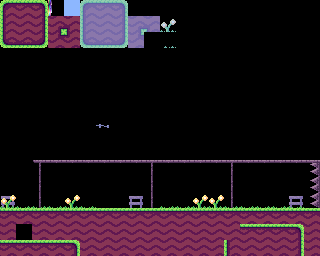

Below is a game level as drawn by its tile map, then a one-line description and the .tmx file that defines it, in full:
An orthogonal 20x16 tile map with 16x16 px tiles, 2 tile layers (BackTiles, Tiles) and 12 objects (2x ground, 2x teleporter, 2x door, 2x key, player, ...).

<map version="1.10" tiledversion="1.11.2" orientation="orthogonal" renderorder="right-down" width="20" height="16" tilewidth="16" tileheight="16" infinite="0" nextlayerid="6" nextobjectid="44">
 <editorsettings>
  <export target="test.lua" format="lua" />
 </editorsettings>
 <properties>
  <property name="DEBUG" type="bool" value="true" />
  <property name="dialog_name" value="none" />
  <property name="level_name" value="test level" />
 </properties>
 <tileset firstgid="1" name="tiles" tilewidth="16" tileheight="16" tilecount="256" columns="16">
  <image source="../graphics/tiles.png" width="256" height="256" />
 </tileset>
 <layer id="5" name="BackTiles" width="20" height="16" tintcolor="#ffffff">
  <data encoding="csv">
0,0,0,0,0,0,0,0,0,0,0,0,0,0,0,0,0,0,0,0,
0,0,0,0,0,0,0,0,0,0,0,0,0,0,0,0,0,0,0,0,
0,0,0,0,0,0,0,0,0,0,0,0,0,0,0,0,0,0,0,0,
0,0,0,0,0,0,0,0,0,0,0,0,0,0,0,0,0,0,0,0,
0,0,0,0,0,0,0,0,0,0,0,0,0,0,0,0,0,0,0,0,
0,0,0,0,0,0,0,0,0,0,0,0,0,0,0,0,0,0,0,0,
0,0,0,0,0,0,0,0,0,0,0,0,0,0,0,0,0,0,0,0,
0,0,0,0,0,0,0,0,0,0,0,0,0,0,0,0,0,0,0,0,
0,0,0,0,0,0,0,0,0,0,0,0,0,0,0,0,0,0,0,0,
0,0,0,0,0,0,0,0,0,0,0,0,0,0,0,0,0,0,0,0,
0,0,66,0,0,0,0,0,0,66,0,0,0,0,66,0,0,0,0,82,
0,0,66,0,0,0,0,0,0,66,0,0,0,0,66,0,0,0,0,0,
52,0,66,0,0,0,0,0,0,66,0,0,0,0,66,0,0,0,52,0,
0,0,0,0,0,0,0,0,0,0,0,0,0,0,0,0,0,0,0,0,
0,0,0,0,0,0,0,0,0,0,0,0,0,0,18,0,0,0,18,0,
0,0,0,0,18,0,0,0,0,0,0,0,0,0,0,0,0,0,0,0
</data>
 </layer>
 <layer id="1" name="Tiles" width="20" height="16">
  <data encoding="csv">
1,2,3,4,5,6,7,8,9,10,11,0,0,0,0,0,0,0,0,0,
17,18,19,20,21,22,23,24,25,26,27,0,0,0,0,0,0,0,0,0,
33,34,35,36,37,38,39,40,41,0,43,0,0,0,0,0,0,0,0,0,
0,0,0,0,0,0,0,0,0,0,0,0,0,0,0,0,0,0,0,0,
0,0,0,0,0,0,0,0,0,0,75,0,0,0,0,0,0,0,0,0,
0,0,0,0,0,0,0,0,0,0,0,0,0,0,0,0,0,0,0,0,
0,0,0,0,0,0,0,0,0,106,107,0,0,0,0,0,0,0,0,0,
0,0,0,0,0,0,119,120,121,122,123,0,0,0,0,0,0,0,0,0,
0,0,0,132,133,134,135,136,137,138,139,0,0,0,0,0,0,0,0,0,
0,0,0,0,0,0,0,0,0,0,0,0,0,0,0,0,0,0,0,0,
0,0,65,50,50,50,50,50,50,50,50,50,50,50,50,50,50,50,50,50,
0,0,0,0,0,0,0,0,0,0,0,0,0,0,0,0,0,0,0,82,
68,69,69,69,68,69,0,0,52,0,69,69,68,68,69,69,69,69,69,82,
2,2,2,2,2,2,2,2,2,2,2,2,2,2,2,2,2,2,2,2,
18,0,18,18,18,18,18,18,18,18,18,18,18,18,18,2,2,2,3,18,
2,2,2,2,3,18,18,18,18,18,18,18,18,18,17,18,18,18,19,18
</data>
 </layer>
 <objectgroup color="#18abcc" id="4" name="Allow" />
 <objectgroup id="2" name="Objects">
  <object id="4" type="player" x="16" y="192" width="16" height="16" />
  <object id="6" type="exit" x="280" y="192" width="16" height="16" />
  <object id="8" type="ground" x="0" y="208" width="320" height="48" />
  <object id="16" type="ground" x="32" y="160" width="288" height="4">
   <properties>
    <property name="oneway" value="up" />
   </properties>
  </object>
  <object id="17" type="spike" x="316" y="160" width="4" height="48" />
  <object id="32" type="conveyorbelt" x="160" y="144" width="160" height="16">
   <properties>
    <property name="speed" type="int" value="-64" />
   </properties>
  </object>
  <object id="38" type="teleporter" x="66" y="146" width="12" height="14">
   <properties>
    <property name="id" value="boner" />
    <property name="other" type="bool" value="true" />
   </properties>
  </object>
  <object id="39" type="teleporter" x="66" y="194" width="12" height="14">
   <properties>
    <property name="id" value="boner" />
    <property name="other" type="bool" value="false" />
   </properties>
  </object>
  <object id="40" type="door" x="240" y="176" width="16" height="32">
   <properties>
    <property name="color" value="blue" />
    <property name="dir" value="ver" />
   </properties>
  </object>
  <object id="41" type="door" x="240" y="112" width="16" height="32">
   <properties>
    <property name="color" value="green" />
    <property name="dir" value="ver" />
   </properties>
  </object>
  <object id="42" type="key" x="176" y="112" width="16" height="16">
   <properties>
    <property name="color" value="green" />
   </properties>
  </object>
  <object id="43" type="key" x="176" y="176" width="16" height="16">
   <properties>
    <property name="color" value="blue" />
   </properties>
  </object>
 </objectgroup>
</map>
